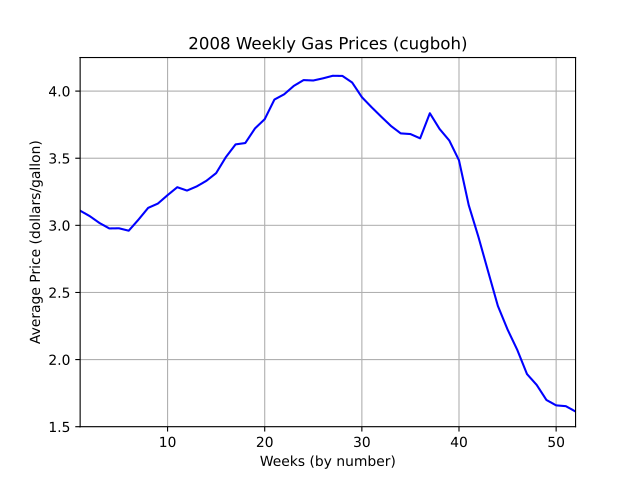

Generate this figure with Python:
"""Author: Chizaram Ugboh, cugboh@purdue.edu
Assignment: 10.2 - Gas Prices
Date: 11/06/2023

Description:
Create a graph of the average price of gas over weeks.

Contributors:
   
My contributor(s) helped me:
    [N] understand the assignment expectations without
        telling me how they will approach it.
    [N] understand different ways to think about a solution
        without helping me plan my solution.
    [N] think through the meaning of a specific error or
        bug present in my code without looking at my code.
    Note that if you helped somebody else with their code, you
    have to list that person as a contributor.

Academic Integrity Statement:
    I have not used source code obtained from any unauthorized
    source, either modified or unmodified; nor have I provided
    another student access to my code.  The project I am
    submitting is my own original work.
"""

"""Import modules below this line (starting with unit 6)."""
import matplotlib.pyplot as plt
"""Write new functions below this line (starting with unit 4)."""

def main():
    
    y = [] 
    with open('2008_Weekly_Gas_Averages.txt') as fo:
    #There are 52 lines in the file, one for each week of the year
        lines = fo.readlines() #read out lines including '\n\'
      
        for i in lines:
            sep = float(i.strip())
            y.append(sep)

    # and uses matplotlib to plot the data as a line graph
    fig, ax = plt.subplots()#Create line plot

    #set x and y values 
    x = range(1,53)

    #set titles and organize plot
    ax.plot(x,y,color ='b')
    ax.grid()
    ax.set_title("2008 Weekly Gas Prices (cugboh)")
    ax.set_xlabel("Weeks (by number)")
    ax.set_ylabel("Average Price (dollars/gallon)")

    #Setting ticks
    ax.set_yticks([1.5, 2.0, 2.5, 3.0, 3.5, 4.0])
    ax.set_xticks([10,20,30,40,50])

    #Set Limits
    ax.set_xlim(1, max(x))
    ax.set_ylim(1.5, 4.25)

    plt.show()

    
"""Do not change anything below this line."""
if __name__ == "__main__":
    main()
